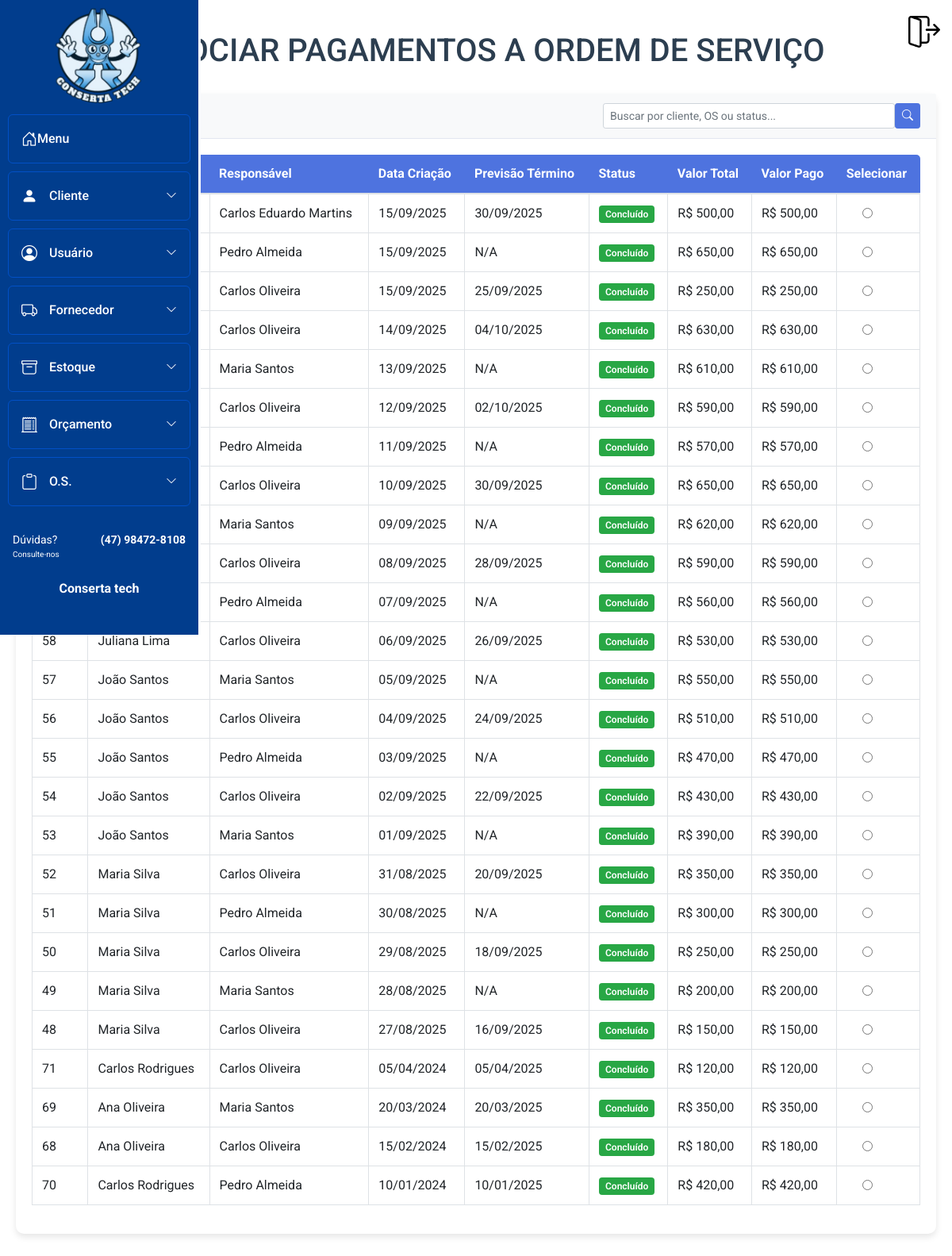
Page /sa_mod_bd/Financas/pagamento_os.php (signed in) on the committed database.
### tables this page shows
CREATE TABLE `ordens_servico` (
  `id` int(11) NOT NULL,
  `id_cliente` int(11) NOT NULL,
  `id_usuario` int(11) NOT NULL,
  `data_termino` date DEFAULT NULL,
  `status` varchar(20) DEFAULT 'aberto',
  `observacoes` text DEFAULT NULL,
  `data_criacao` timestamp NOT NULL DEFAULT current_timestamp()
);

CREATE TABLE `usuario` (
  `id_usuario` int(11) NOT NULL,
  `id_perfil` int(11) NOT NULL,
  `nome` varchar(50) NOT NULL,
  `cpf` varchar(15) DEFAULT NULL,
  `username` varchar(30) NOT NULL,
  `email` varchar(100) NOT NULL,
  `senha` varchar(255) NOT NULL,
  `data_cad` date DEFAULT NULL,
  `data_nasc` date DEFAULT NULL,
  `sexo` enum('M','F') DEFAULT NULL,
  `cep` varchar(10) DEFAULT NULL,
  `logradouro` varchar(80) DEFAULT NULL,
  `tipo` varchar(20) DEFAULT NULL,
  `complemento` varchar(15) DEFAULT NULL,
  `numero` int(11) DEFAULT NULL,
  `cidade` varchar(30) DEFAULT NULL,
  `uf` varchar(2) DEFAULT NULL,
  `bairro` varchar(20) DEFAULT NULL,
  `telefone` varchar(18) DEFAULT NULL,
  `inativo` tinyint(4) DEFAULT 0,
  `senha_temporaria` tinyint(4) DEFAULT 0
);

CREATE TABLE `cliente` (
  `id_cliente` int(11) NOT NULL,
  `id_usuario` int(11) NOT NULL,
  `email` varchar(100) DEFAULT NULL,
  `cpf` varchar(18) DEFAULT NULL,
  `nome` varchar(40) DEFAULT NULL,
  `observacao` varchar(255) DEFAULT NULL,
  `data_nasc` date DEFAULT NULL,
  `data_cad` date DEFAULT NULL,
  `sexo` enum('M','F') DEFAULT NULL,
  `cep` varchar(10) DEFAULT NULL,
  `logradouro` varchar(80) DEFAULT NULL,
  `tipo` varchar(20) DEFAULT NULL,
  `complemento` varchar(15) DEFAULT NULL,
  `numero` int(11) DEFAULT NULL,
  `cidade` varchar(30) DEFAULT NULL,
  `telefone` varchar(18) DEFAULT NULL,
  `uf` varchar(2) DEFAULT NULL,
  `bairro` varchar(20) DEFAULT NULL,
  `inativo` tinyint(4) DEFAULT 0
);

### sa_mod_bd/Financas/pagamento_os.php (the view, shortened to what this page needs)
<!DOCTYPE html>
<html lang="pt-BR">
<head>
    <link rel="stylesheet" href="../bootstrap/css/bootstrap.min.css">
    <link rel="stylesheet" href="https://cdn.jsdelivr.net/npm/bootstrap-icons@1.10.3/font/bootstrap-icons.css" />
    <link rel="stylesheet" href="../Menu_lateral/css-home-bar.css" />
    <link rel="stylesheet" href="https://cdn.jsdelivr.net/npm/flatpickr/dist/flatpickr.min.css">
    <link rel="stylesheet" href="https://cdn.jsdelivr.net/npm/notyf@3/notyf.min.css">
    <link rel="stylesheet" href="pagamento.css">
</head>
<body>
    <div class="container">
        <h1>ASSOCIAR PAGAMENTOS A ORDEM DE SERVIÇO</h1>
        <?php include("../Menu_lateral/menu.php"); ?>
        <div class="card mb-4">
            <div class="card-header d-flex justify-content-between align-items-center">
                <div><i class="bi bi-list-check"></i> Ordens de Serviço</div>
                <div class="search-container">
                    <form method="GET" action="" class="d-flex">
                        <input type="text" name="search" class="form-control form-control-sm me-2"
                            placeholder="Buscar por cliente, OS ou status..."
                            value="<?= isset($_GET['search']) ? htmlspecialchars($_GET['search']) : '' ?>">
                        <button type="submit" class="btn btn-primary btn-sm">
                            <i class="bi bi-search"></i>
                        </button>
                    </form>
                </div>
            </div>
            <div class="card-body">
                <div class="table-responsive">
                    <table class="table table-bordered table-hover" id="dataTable" width="100%" cellspacing="0">
                        <thead>
                            <tr>
                                <th>Nº OS</th>
                                <th>Cliente</th>
                                <th>Responsável</th>
                                <th>Data Criação</th>
                                <th>Previsão Término</th>
                                <th>Status</th>
                                <th>Valor Total</th>
                                <th>Valor Pago</th>
                                <th>Selecionar</th>
                            </tr>
                        </thead>
                        <tbody>
                            <?php
                            require_once '../Conexao/conexao.php';
                            try {
                                $sql_os = "SELECT
                                    os.id as id_os,
                                    os.data_criacao,
                                    os.data_termino,
                                    os.status,
                                    c.nome as cliente_nome,
                                    u.nome as tecnico_nome,
                                    (SELECT COALESCE(SUM(s.valor), 0)
                                    FROM equipamentos_os e
                                    LEFT JOIN servicos_os s ON e.id = s.id_equipamento
                                    WHERE e.id_os = os.id) as valor_total,
                                    (SELECT COALESCE(SUM(p.valor_total), 0)
                                    FROM pagamento p
                                    WHERE p.id_os = os.id AND p.status = 'Concluído') as valor_pago
                                FROM ordens_servico os
                                INNER JOIN cliente c ON os.id_cliente = c.id_cliente
                                INNER JOIN usuario u ON os.id_usuario = u.id_usuario";
                                $sql_os .= " GROUP BY os.id ORDER BY os.data_criacao DESC";
                                $stmt_os = $pdo->prepare($sql_os);
                                $stmt_os->execute();
                                $ordens_servico = $stmt_os->fetchAll();
                                foreach ($ordens_servico as $os) {
                                    $status_class = '';
                                    switch ($os['status']) {
                                        case 'Concluído':
                                            $status_class = 'status-concluido';
                                            break;
                                    }
                            ?>
                            <tr data-os-id="<?= $os['id_os'] ?>">
                                <td><?= $os['id_os'] ?></td>
                                <td><?= htmlspecialchars($os['cliente_nome']) ?></td>
                                <td><?= htmlspecialchars($os['tecnico_nome']) ?></td>
                                <td><?= date('d/m/Y', strtotime($os['data_criacao'])) ?></td>
                                <td><?= $os['data_termino'] ? date('d/m/Y', strtotime($os['data_termino'])) : 'N/A' ?></td>
                                <td><span class="status-badge <?= $status_class ?>"><?= $os['status'] ?></span></td>
                                <td>R$ <?= number_format($os['valor_total'], 2, ',', '.') ?></td>
                                <td>R$ <?= number_format($os['valor_pago'], 2, ',', '.') ?></td>
                                <td class="text-center">
                                    <input type="radio" class="form-check-input" name="selected_os" value="<?= $os['id_os'] ?>">
                                </td>
                            </tr>
                            <?php
                                }
                            } catch (PDOException $e) {
                                echo "<tr><td colspan='9' class='text-center text-danger'>Erro ao carregar OS: " . $e->getMessage() . "</td></tr>";
                            }
                            ?>
                        </tbody>
                    </table>
                </div>
            </div>
        </div>
    </div>
</body>
</html>

### sa_mod_bd/Menu_lateral/menu.php (shortened to what this page needs)
<div id="menu-container">
  <button class="sair" title="sair da conta">
    <img src="../img/logout.png" alt="Sair">
  </button>
  <nav class="menu-lateral">
    <div class="top-menu">
      <ul>
        <button class="fixar-menu" id="fixar_menu">
          <img src="../img/techinho.png" alt="">
        </button>
        <li class="item-menu">
          <a href="../Principal/main.php" class="menu-link">
            <span class="icon"><i class="bi bi-house-door"></i></span>
            <span class="txt-link">Menu</span>
          </a>
        </li>
        <li class="item-menu">
          <a href="#" id="cliente" class="menu-link">
            <span class="icon"><i class="bi bi-person-fill"></i></span>
            <div class="txt-link-container">
              <span class="txt-link">Cliente</span>
              <i class="bi bi-chevron-down"></i>
            </div>
          </a>
        </li>
        <li class="item-menu">
          <a href="#" id="usuario" class="menu-link">
            <span class="icon"><i class="bi bi-person-circle"></i></span>
            <div class="txt-link-container">
              <span class="txt-link">Usuário</span>
              <i class="bi bi-chevron-down"></i>
            </div>
          </a>
        </li>
        <li class="item-menu">
          <a href="#" id="fornecedor" class="menu-link">
            <span class="icon"><i class="bi bi-truck"></i></span>
            <div class="txt-link-container">
              <span class="txt-link">Fornecedor</span>
              <i class="bi bi-chevron-down"></i>
            </div>
          </a>
        </li>
        <li class="item-menu">
          <a href="#" id="estoque" class="menu-link">
            <span class="icon"><i class="bi bi-archive"></i></span>
            <div class="txt-link-container">
              <span class="txt-link">Estoque</span>
              <i class="bi bi-chevron-down"></i>
            </div>
          </a>
        </li>
        <li class="item-menu">
          <a href="#" id="orcamento" class="menu-link">
            <span class="icon"><i class="bi bi-receipt-cutoff"></i></span>
            <div class="txt-link-container">
              <span class="txt-link">Orçamento</span>
              <i class="bi bi-chevron-down"></i>
            </div>
          </a>
        </li>
        <li class="item-menu">
          <a href="#" id="os" class="menu-link">
            <span class="icon"><i class="bi bi-clipboard"></i></span>
            <div class="txt-link-container">
              <span class="txt-link">O.S.</span>
              <i class="bi bi-chevron-down"></i>
            </div>
          </a>
        </li>
      </ul>
    </div>
    <div class="footer-contato">
      <div class="linha-info">
        <p class="duvidas">Dúvidas?<br><span>Consulte-nos</span></p>
        <p class="telefone">(47) 98472-8108</p>
      </div>
      <p class="empresa">Conserta tech</p>
    </div>
  </nav>
</div>
<link rel="stylesheet" href="css-home-bar.css">

### sa_mod_bd/Menu_lateral/css-home-bar.css (style rules this page uses)
* { margin: 0; padding: 0; box-sizing: border-box; font-family: 'Roboto', sans-serif; }
html, body { height: 100%; overflow-x: hidden; }
.menu-lateral { width: 60px; height: 100vh; background-color: #013d8d; padding: 0; box-shadow: 3px 0 0 #fff; position: fixed; top: 0; left: 0; display: flex; flex-direction: column; overflow-y: auto; padding-bottom: 20px; transition: width 0.5s ease-in; scrollbar-width: none; z-index: 1000; }
.top-menu { flex-grow: 1; }
.menu-lateral ul { list-style: none; padding-left: 0; margin: 0; display: flex; flex-direction: column; flex-grow: 1; }
.menu-lateral ul li { margin-bottom: 10px; padding: 0 10px; }
.item-menu { position: relative; display: flex; flex-direction: column; border-radius: 0.375rem; overflow: hidden; margin-bottom: 8px; }
.menu-link { color: #fff; text-decoration: none; font-size: 16px; padding: 15px 16px; display: flex; align-items: center; background-color: #013d8d; border: 1px solid #0250c5; border-radius: 0.375rem; transition: all 0.3s ease; min-width: 0; }
.txt-link-container { display: flex; align-items: center; justify-content: space-between; flex-grow: 1; min-width: 0; margin-left: 15px; }
.txt-link { font-weight: 500; white-space: nowrap; overflow: hidden; text-overflow: ellipsis; flex-grow: 1; min-width: 0; }
.menu-link .bi-chevron-down { font-size: 14px; transition: transform 0.3s ease; margin-left: 10px; flex-shrink: 0; }
.menu-link .icon i { font-size: 20px; width: 24px; text-align: center; flex-shrink: 0; }
.footer-contato { color: #ffffff; font-size: 13px; padding: 10px 16px; margin-top: auto; display: flex; flex-direction: column; align-items: center; text-align: center; }
.footer-contato .linha-info { display: flex; justify-content: space-between; width: 100%; font-weight: bold; font-size: 14px; }
.footer-contato .duvidas { text-align: left; font-weight: normal; }
.footer-contato .duvidas span { font-size: 10px; display: block; }
.footer-contato .telefone { text-align: right; }
.footer-contato .empresa { font-weight: bold; font-size: 16px; margin-top: 8px; }
button.sair { background: transparent; border: none; padding: 0; cursor: pointer; position: fixed; top: 20px; right: 15px; z-index: 999; }
button.sair img { width: 40px; height: 40px; transition: transform 0.2s ease, filter 0.2s ease; }
button.fixar-menu { margin: 0; background-color: #013d8d; transition: width 0.5s ease-in, filter 0.2s ease; border: none; width: 100%; display: flex; justify-content: center; padding: 10px 0; }
button.fixar-menu img { width: 150px; height: auto; cursor: pointer; border: none; transition: transform 0.3s ease; }
.fixar-menu { transition: opacity 0.3s ease; }

### sa_mod_bd/Financas/pagamento.css (style rules this page uses)
body { scrollbar-width: none; }
.container { max-width: 1200px; margin: 20px auto; padding: 20px; }
h1 { margin-bottom: 30px; color: #2c3e50; text-align: center; }
.card { box-shadow: 0 4px 8px rgba(0, 0, 0, 0.1); margin-bottom: 20px; border: none; border-radius: 10px; }
.card-header { background-color: #f8f9fa; border-bottom: 1px solid #e3e6f0; font-weight: bold; }
.table-responsive { border-radius: 5px; overflow: hidden; }
.table th { background-color: #4e73df; color: white; border: none; }
.btn-primary { background-color: #4e73df; border-color: #4e73df; }
.status-badge { padding: 5px 10px; border-radius: 20px; font-size: 0.85rem; font-weight: 600; }
.status-concluido { background-color: #d1ecf1; color: #0c5460; }
.search-container { width: 400px; }
.form-control-sm { height: 32px; }
.btn-sm { height: 32px; padding: 0.25rem 0.5rem; }
.status-badge { padding: 4px 8px; border-radius: 4px; font-size: 12px; color: white; }
.status-concluido { background-color: #28a745; }

### rows in the picture
ordens_servico: id_usuario.nome "Carlos Eduardo Martins", data_criacao "15/09/2025", data_termino "30/09/2025", status "Concluído", valor_total "500,00", valor_pago "500,00"
ordens_servico: id_usuario.nome "Pedro Almeida", data_criacao "15/09/2025", shows "N/A", status "Concluído", valor_total "650,00", valor_pago "650,00"
ordens_servico: id_usuario.nome "Carlos Oliveira", data_criacao "15/09/2025", data_termino "25/09/2025", status "Concluído", valor_total "250,00", valor_pago "250,00"
ordens_servico: id_usuario.nome "Carlos Oliveira", data_criacao "14/09/2025", data_termino "04/10/2025", status "Concluído", valor_total "630,00", valor_pago "630,00"
ordens_servico: id_usuario.nome "Maria Santos", data_criacao "13/09/2025", shows "N/A", status "Concluído", valor_total "610,00", valor_pago "610,00"
ordens_servico: id_usuario.nome "Carlos Oliveira", data_criacao "12/09/2025", data_termino "02/10/2025", status "Concluído", valor_total "590,00", valor_pago "590,00"
ordens_servico: id_usuario.nome "Pedro Almeida", data_criacao "11/09/2025", shows "N/A", status "Concluído", valor_total "570,00", valor_pago "570,00"
ordens_servico: id_usuario.nome "Carlos Oliveira", data_criacao "10/09/2025", data_termino "30/09/2025", status "Concluído", valor_total "650,00", valor_pago "650,00"
ordens_servico: id_usuario.nome "Maria Santos", data_criacao "09/09/2025", shows "N/A", status "Concluído", valor_total "620,00", valor_pago "620,00"
ordens_servico: id_usuario.nome "Carlos Oliveira", data_criacao "08/09/2025", data_termino "28/09/2025", status "Concluído", valor_total "590,00", valor_pago "590,00"
ordens_servico: id_usuario.nome "Pedro Almeida", data_criacao "07/09/2025", shows "N/A", status "Concluído", valor_total "560,00", valor_pago "560,00"
ordens_servico: id "58", id_cliente.nome "Juliana Lima", id_usuario.nome "Carlos Oliveira", data_criacao "06/09/2025", data_termino "26/09/2025", status "Concluído", valor_total "530,00", valor_pago "530,00"
ordens_servico: id "57", id_cliente.nome "João Santos", id_usuario.nome "Maria Santos", data_criacao "05/09/2025", shows "N/A", status "Concluído", valor_total "550,00", valor_pago "550,00"
ordens_servico: id "56", id_cliente.nome "João Santos", id_usuario.nome "Carlos Oliveira", data_criacao "04/09/2025", data_termino "24/09/2025", status "Concluído", valor_total "510,00", valor_pago "510,00"
ordens_servico: id "55", id_cliente.nome "João Santos", id_usuario.nome "Pedro Almeida", data_criacao "03/09/2025", shows "N/A", status "Concluído", valor_total "470,00", valor_pago "470,00"
ordens_servico: id "54", id_cliente.nome "João Santos", id_usuario.nome "Carlos Oliveira", data_criacao "02/09/2025", data_termino "22/09/2025", status "Concluído", valor_total "430,00", valor_pago "430,00"
ordens_servico: id "53", id_cliente.nome "João Santos", id_usuario.nome "Maria Santos", data_criacao "01/09/2025", shows "N/A", status "Concluído", valor_total "390,00", valor_pago "390,00"
ordens_servico: id "52", id_cliente.nome "Maria Silva", id_usuario.nome "Carlos Oliveira", data_criacao "31/08/2025", data_termino "20/09/2025", status "Concluído", valor_total "350,00", valor_pago "350,00"
ordens_servico: id "51", id_cliente.nome "Maria Silva", id_usuario.nome "Pedro Almeida", data_criacao "30/08/2025", shows "N/A", status "Concluído", valor_total "300,00", valor_pago "300,00"
ordens_servico: id "50", id_cliente.nome "Maria Silva", id_usuario.nome "Carlos Oliveira", data_criacao "29/08/2025", data_termino "18/09/2025", status "Concluído", valor_total "250,00", valor_pago "250,00"
ordens_servico: id "49", id_cliente.nome "Maria Silva", id_usuario.nome "Maria Santos", data_criacao "28/08/2025", shows "N/A", status "Concluído", valor_total "200,00", valor_pago "200,00"
ordens_servico: id "48", id_cliente.nome "Maria Silva", id_usuario.nome "Carlos Oliveira", data_criacao "27/08/2025", data_termino "16/09/2025", status "Concluído", valor_total "150,00", valor_pago "150,00"
ordens_servico: id "71", id_cliente.nome "Carlos Rodrigues", id_usuario.nome "Carlos Oliveira", data_criacao "05/04/2024", data_termino "05/04/2025", status "Concluído", valor_total "120,00", valor_pago "120,00"
ordens_servico: id "69", id_cliente.nome "Ana Oliveira", id_usuario.nome "Maria Santos", data_criacao "20/03/2024", data_termino "20/03/2025", status "Concluído", valor_total "350,00", valor_pago "350,00"
ordens_servico: id "68", id_cliente.nome "Ana Oliveira", id_usuario.nome "Carlos Oliveira", data_criacao "15/02/2024", data_termino "15/02/2025", status "Concluído", valor_total "180,00", valor_pago "180,00"
ordens_servico: id "70", id_cliente.nome "Carlos Rodrigues", id_usuario.nome "Pedro Almeida", data_criacao "10/01/2024", data_termino "10/01/2025", status "Concluído", valor_total "420,00", valor_pago "420,00"
